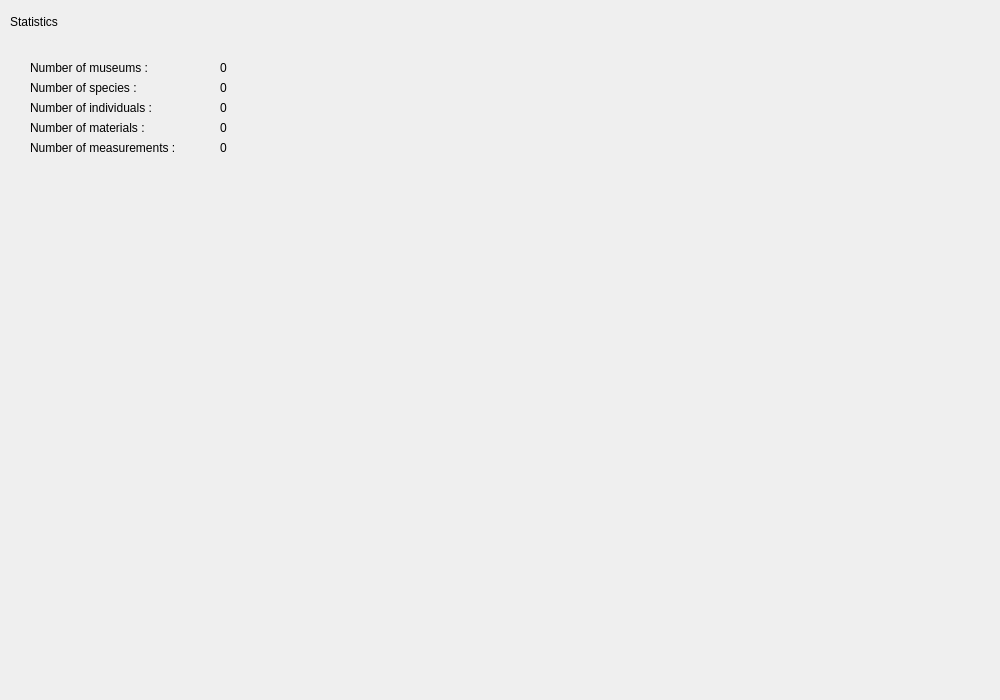
<?xml version="1.0" encoding="UTF-8"?>
<ui version="4.0">
 <class>StatisticsWidget</class>
 <widget class="QWidget" name="StatisticsWidget">
  <property name="geometry">
   <rect>
    <x>0</x>
    <y>0</y>
    <width>1000</width>
    <height>700</height>
   </rect>
  </property>
  <property name="windowTitle">
   <string>Form</string>
  </property>
  <widget class="QLabel" name="label">
   <property name="geometry">
    <rect>
     <x>30</x>
     <y>60</y>
     <width>301</width>
     <height>16</height>
    </rect>
   </property>
   <property name="text">
    <string>Number of museums :</string>
   </property>
  </widget>
  <widget class="QLabel" name="label_2">
   <property name="geometry">
    <rect>
     <x>30</x>
     <y>80</y>
     <width>301</width>
     <height>16</height>
    </rect>
   </property>
   <property name="text">
    <string>Number of species :</string>
   </property>
  </widget>
  <widget class="QLabel" name="label_3">
   <property name="geometry">
    <rect>
     <x>30</x>
     <y>100</y>
     <width>301</width>
     <height>16</height>
    </rect>
   </property>
   <property name="text">
    <string>Number of individuals :</string>
   </property>
  </widget>
  <widget class="QLabel" name="label_4">
   <property name="geometry">
    <rect>
     <x>30</x>
     <y>120</y>
     <width>301</width>
     <height>16</height>
    </rect>
   </property>
   <property name="text">
    <string>Number of materials :</string>
   </property>
  </widget>
  <widget class="QLabel" name="label_5">
   <property name="geometry">
    <rect>
     <x>30</x>
     <y>140</y>
     <width>301</width>
     <height>16</height>
    </rect>
   </property>
   <property name="text">
    <string>Number of measurements :</string>
   </property>
  </widget>
  <widget class="QLabel" name="museumNbr">
   <property name="geometry">
    <rect>
     <x>220</x>
     <y>60</y>
     <width>31</width>
     <height>16</height>
    </rect>
   </property>
   <property name="text">
    <string>0</string>
   </property>
  </widget>
  <widget class="QLabel" name="speciesNbr">
   <property name="geometry">
    <rect>
     <x>220</x>
     <y>80</y>
     <width>31</width>
     <height>16</height>
    </rect>
   </property>
   <property name="text">
    <string>0</string>
   </property>
  </widget>
  <widget class="QLabel" name="individualNbr">
   <property name="geometry">
    <rect>
     <x>220</x>
     <y>100</y>
     <width>31</width>
     <height>16</height>
    </rect>
   </property>
   <property name="text">
    <string>0</string>
   </property>
  </widget>
  <widget class="QLabel" name="materialNbr">
   <property name="geometry">
    <rect>
     <x>220</x>
     <y>120</y>
     <width>31</width>
     <height>16</height>
    </rect>
   </property>
   <property name="text">
    <string>0</string>
   </property>
  </widget>
  <widget class="QLabel" name="measurementNbr">
   <property name="geometry">
    <rect>
     <x>220</x>
     <y>140</y>
     <width>31</width>
     <height>16</height>
    </rect>
   </property>
   <property name="text">
    <string>0</string>
   </property>
  </widget>
  <widget class="QLabel" name="title">
   <property name="geometry">
    <rect>
     <x>10</x>
     <y>10</y>
     <width>784</width>
     <height>23</height>
    </rect>
   </property>
   <property name="styleSheet">
    <string notr="true">font: 14pt &quot;MS Shell Dlg 2&quot;;</string>
   </property>
   <property name="text">
    <string>Statistics</string>
   </property>
  </widget>
 </widget>
 <resources/>
 <connections/>
</ui>
